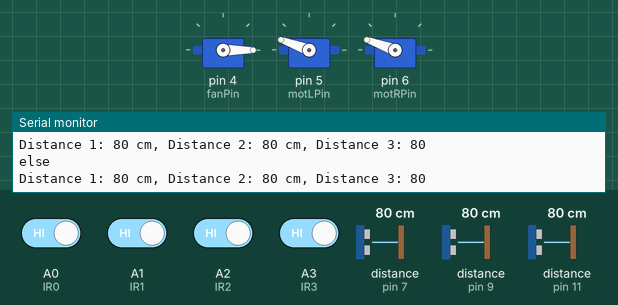
A sketch run on a simulated Arduino Uno, built with avr-gcc and run on an emulated ATmega328P. Parts: 3 × servo, the last lines printed to the serial monitor. The test bench sets the inputs (shaded band); at power-on: A0 (IR0), A1 (IR1), A2 (IR2), A3 (IR3) HIGH, distance to the obstacle (sensors on pin 7, pin 9, pin 11) 80 cm.

Above: at 3.2 s.
3.3 s: distance to the obstacle (sensor on pin 7) set to 22 cm
4.8 s: distance to the obstacle (sensor on pin 7) set to 17 cm
At 5.6 s:
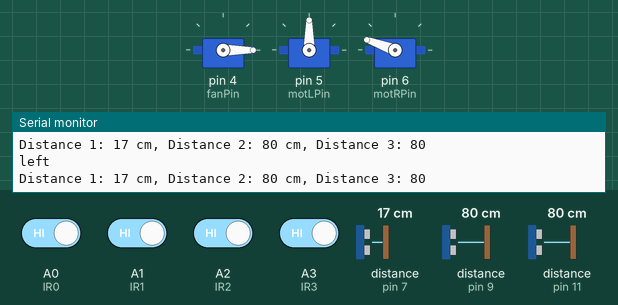
6.5 s: distance to the obstacle (sensor on pin 9) set to 21 cm
9.5 s: distance to the obstacle (sensor on pin 9) set to 17 cm
At 10.4 s:
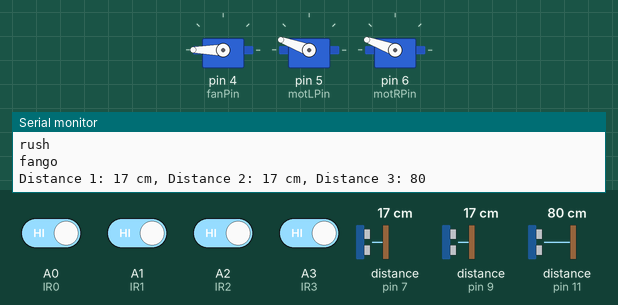
11.1 s: A0 (IR0) driven LOW
At 12.1 s:
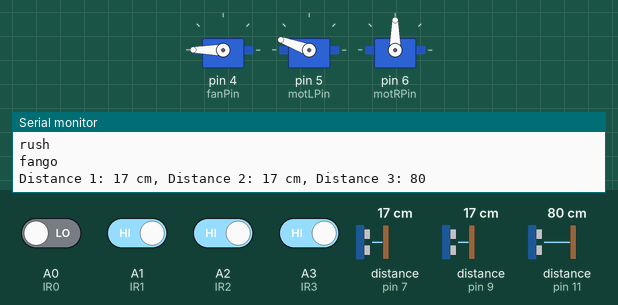
14.1 s: A0 (IR0) driven HIGH
At 14.1 s:
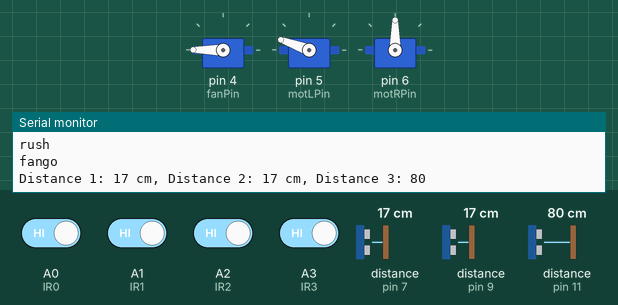
Timing chart, 0 to 17.1 s (numbered marks = the images above; inputs shaded):
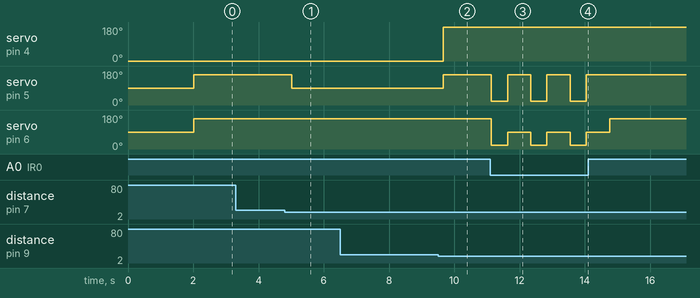

Measured:
- the behaviour switches between 20 and 19 cm on distance to the obstacle (sensor on pin 7) (found by bisection; images 0 and 1)
- the behaviour switches between 20 and 19 cm on distance to the obstacle (sensor on pin 9) (found by bisection; images 1 and 2)
- after the input at 4.8 s, servo on pin 5 (motLPin): 160° → 90° after 0.22 s
- after the input at 9.5 s, servo on pin 4 (fanPin): 0° → 180° after 0.15 s; servo on pin 5 (motLPin): 90° → 160° after 0.15 s
- after the input at 11.1 s, servo on pin 5 (motLPin): alternates 160° for 0.71 s and 20° for 0.50 s, starting at once; servo on pin 6 (motRPin): alternates 90° for 0.71 s and 20° for 0.50 s, starting at once
- after the input at 14.1 s, servo on pin 5 (motLPin): stops changing and stays 160°

The sketch:

recycle_car.ino
```cpp
#include <Servo.h>
#include <Ultrasonic.h>

Servo fan;
Servo motL;
Servo motR;

int fanPin = 4;
int IR0 = A0;
int IR1 = A1;
int IR2 = A2;
int IR3 = A3;
Ultrasonic sr1(8, 7);
Ultrasonic sr2(10, 9);
Ultrasonic sr3(12, 11);

int motLPin = 5;
int motRPin = 6;
int tswitch = 2;

int distance1, distance2, distance3;
int fanThreshold = 20;

void setup() {
  Serial.begin(9600);

  fan.attach(fanPin);
  motL.attach(motLPin);
  motR.attach(motRPin);

  fan.write(0);
  motL.write(90);
  motR.write(90);

  pinMode(IR0, INPUT);
  pinMode(IR1, INPUT);
  pinMode(IR2, INPUT);
  pinMode(IR3, INPUT);
  pinMode(tswitch, INPUT);

  delay(2000);
}

void loop() {
  // 讀取超音波感測器的距離
  distance1 = sr1.read();
  distance2 = sr2.read();
  distance3 = sr3.read();

  // 讀取並反轉 IR 傳感器的值
  int irValue0 = !digitalRead(IR0);
  int irValue1 = !digitalRead(IR1);
  int irValue2 = !digitalRead(IR2);
  int irValue3 = !digitalRead(IR3);

  // 檢查是否任何一個 IR 傳感器被觸發
  //if (digitalRead(tswitch) == HIGH) {
    if (irValue0 || irValue1 || irValue2 || irValue3) {
      if (irValue0 || irValue1) {
        reverse();
        delay(500);
        turnRight();
        delay(500);
      } else if (irValue2 || irValue3) {
        moveForward();
        delay(500);
      }
    } else {
      // IR 無觸發，使用超音波距離
      if (distance2 < fanThreshold) {
        activateFan();
        moveForward();
        Serial.println("rush");
        Serial.println("fango");
      } else if (distance1 < fanThreshold) {
        deactivateFan();
        turnLeft();
        Serial.println("left");
      } else if (distance3 < fanThreshold) {
        deactivateFan();
        turnRight();
        Serial.println("right");
      } else {
        moveForward();
        Serial.println("else");
      }

      Serial.print("Distance 1: ");
      Serial.print(distance1);
      Serial.print(" cm, Distance 2: ");
      Serial.print(distance2);
      Serial.print(" cm, Distance 3: ");
      Serial.println(distance3);
    }
  /*} else {
    // 停止電機
    motL.write(90);
    motR.write(90);
  }*/

  delay(200);
}

void reverse() {
  motL.write(20);
  motR.write(20);
}

void moveForward() {
  motL.write(160);
  motR.write(160);
}

void turnLeft() {
  motL.write(90);
  motR.write(160);
}

void turnRight() {
  motL.write(160);
  motR.write(90);
}

void activateFan() {
  fan.write(180);
}

void deactivateFan() {
  fan.write(0);
}
```
